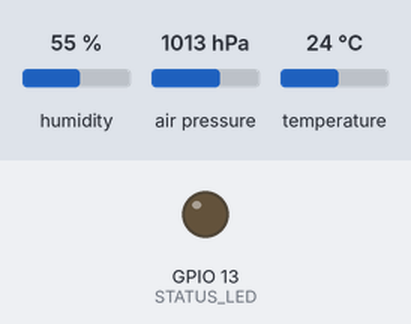
Recording of a sketch running on a simulated ESP32. Parts: output pins drawn as LEDs (lit = HIGH). Wiring (inferred from the names in the program): BME280 sensor at I2C address 0x76. The test bench sets the inputs (shaded band); at power-on: humidity 55 %, air pressure 1013 hPa, temperature 24 °C. WiFi joins after 1.5 s; servers stay silent unless stated; what the sketch prints to the serial monitor is not drawn.

Above: at 0.3 s.
At 1.6 s:
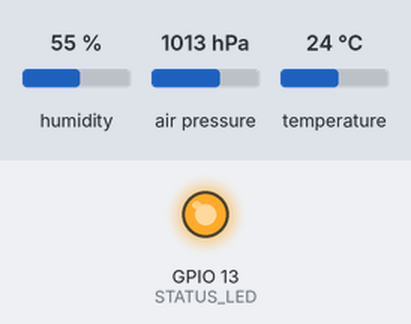
Timing chart, 0 to 3.1 s (numbered marks = the images above):
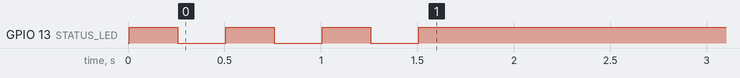

The sketch:

test.ino
```cpp
#include <Wire.h>
#include <WiFi.h>

#define BME280_ADDRESS 0x76
#define STATUS_LED 13

static const char* ssid     = "";
static const char* password = "";

static const char* server   = "api.thingspeak.com";
String apiKey = "";

WiFiClient client;

struct calibration_t{
uint16_t dig_T1;
 int16_t dig_T2;
 int16_t dig_T3;
uint16_t dig_P1;
 int16_t dig_P2;
 int16_t dig_P3;
 int16_t dig_P4;
 int16_t dig_P5;
 int16_t dig_P6;
 int16_t dig_P7;
 int16_t dig_P8;
 int16_t dig_P9;
 int8_t  dig_H1;
 int16_t dig_H2;
 int8_t  dig_H3;
 int16_t dig_H4;
 int16_t dig_H5;
 int8_t  dig_H6;
 signed long int t_fine;
};

struct rawData_t{
  unsigned long int humminity_raw,temperature_raw,pressure_raw;
};

struct calibration_t inits = {
  0,0,0,0,0,0,0,0,0,0,0,0,0,0,0,0,0,0,0
  };

struct rawData_t inits_rawData = {
  0,0,0
};

struct calibration_t* calibrations;
struct rawData_t* rawData;

void setup()
{
    uint8_t osrs_t = B010;             //Temperature oversampling x 2
    uint8_t osrs_p = B101;             //Pressure oversampling x 16
    uint8_t osrs_h = B001;             //Humidity oversampling x 1
    uint8_t mode = B11;               //Normal mode
    uint8_t t_sb = B000;               //Tstandby 0.5ms
    uint8_t filter = B100;             //Filter on
    uint8_t spi3w_en = 0;           //3-wire SPI Disable

    uint8_t ctrl_meas_reg = (osrs_t << 5) | (osrs_p << 2) | mode;
    uint8_t config_reg    = (t_sb << 5) | (filter << 2) | spi3w_en;
    uint8_t ctrl_hum_reg  = osrs_h;

    calibrations = &inits;
    rawData = &inits_rawData;

    Serial.begin(115200);
    pinMode(STATUS_LED, OUTPUT);
    Wire.begin(21,22);

    writeReg(0xF2,ctrl_hum_reg);
    writeReg(0xF4,ctrl_meas_reg);
    writeReg(0xF5,config_reg);

    readTrim(calibrations);                    //

  WiFi.begin(ssid, password) ;
  while (WiFi.status() != WL_CONNECTED){
    digitalWrite(STATUS_LED, HIGH);
    delay(250);
    digitalWrite(STATUS_LED, LOW);
    delay(250);
    Serial.print(WiFi.status());
  }
  Serial.println("\n\nWiFi connected.") ;
  digitalWrite(STATUS_LED, HIGH);
}


void loop()
{
    double temperature = 0.0, pressure = 0.0,humidity = 0.0;
    signed long int temp_cal;
    unsigned long int press_cal,hum_cal;

    readData(rawData);

    temp_cal = calibration_T(rawData->temperature_raw, calibrations);
    press_cal = calibration_P(rawData->pressure_raw, calibrations);
    hum_cal = calibration_H(rawData->humminity_raw, calibrations);
    temperature = (double)temp_cal / 100.0;
    pressure = (double)press_cal / 100.0;
    humidity = (double)hum_cal / 1024.0;
    Serial.print("TEMP : ");
    Serial.print(temperature);
    Serial.print(" DegC  PRESS : ");
    Serial.print(pressure);
    Serial.print(" hPa  HUM : ");
    Serial.print(humidity);
    Serial.println(" %");

    if (client.connect(server, 80)) {
    String postStr = apiKey ;
    postStr += "&field1=" + String(temperature);
    postStr += "&field2=" + String(humidity);
    postStr += "&field3=" + String(pressure);
    postStr += "\r\n\r\n" ;

    client.println("POST /update HTTP/1.1") ;
    client.println("Host: api.thingspeak.com") ;
    client.println("Connection: close") ;
    client.println("X-THINGSPEAKAPIKEY: " + apiKey) ;
    client.println("Content-Type: application/x-www-form-urlencoded") ;
    client.print("Content-Length: ") ;
    client.println(postStr.length()) ;
    client.println("") ;
    client.print(postStr) ;
  }
  client.stop();

  delay(30 * 1000);


    //delay(1000);
}
void readTrim(struct calibration_t* calibrations)
{
    uint8_t data[32],i=0;                      // Fix 2014/04/06
    Wire.beginTransmission(BME280_ADDRESS);
    Wire.write(0x88);
    Wire.endTransmission();
    Wire.requestFrom(BME280_ADDRESS,24);       // Fix 2014/04/06
    while(Wire.available()){
        data[i] = Wire.read();
        i++;
    }

    Wire.beginTransmission(BME280_ADDRESS);    // Add 2014/04/06
    Wire.write(0xA1);                          // Add 2014/04/06
    Wire.endTransmission();                    // Add 2014/04/06
    Wire.requestFrom(BME280_ADDRESS,1);        // Add 2014/04/06
    data[i] = Wire.read();                     // Add 2014/04/06
    i++;                                       // Add 2014/04/06

    Wire.beginTransmission(BME280_ADDRESS);
    Wire.write(0xE1);
    Wire.endTransmission();
    Wire.requestFrom(BME280_ADDRESS,7);        // Fix 2014/04/06
    while(Wire.available()){
        data[i] = Wire.read();
        i++;
    }
    calibrations->dig_T1 = (data[1] << 8) | data[0];
    calibrations->dig_T2 = (data[3] << 8) | data[2];
    calibrations->dig_T3 = (data[5] << 8) | data[4];
    calibrations->dig_P1 = (data[7] << 8) | data[6];
    calibrations->dig_P2 = (data[9] << 8) | data[8];
    calibrations->dig_P3 = (data[11]<< 8) | data[10];
    calibrations->dig_P4 = (data[13]<< 8) | data[12];
    calibrations->dig_P5 = (data[15]<< 8) | data[14];
    calibrations->dig_P6 = (data[17]<< 8) | data[16];
    calibrations->dig_P7 = (data[19]<< 8) | data[18];
    calibrations->dig_P8 = (data[21]<< 8) | data[20];
    calibrations->dig_P9 = (data[23]<< 8) | data[22];
    calibrations->dig_H1 = data[24];
    calibrations->dig_H2 = (data[26]<< 8) | data[25];
    calibrations->dig_H3 = data[27];
    calibrations->dig_H4 = (data[28]<< 4) | (0x0F & data[29]);
    calibrations->dig_H5 = (data[30] << 4) | ((data[29] >> 4) & 0x0F); // Fix 2014/04/06
    calibrations->dig_H6 = data[31];                                   // Fix 2014/04/06
}
void writeReg(uint8_t reg_address, uint8_t data)
{
    Wire.beginTransmission(BME280_ADDRESS);
    Wire.write(reg_address);
    Wire.write(data);
    Wire.endTransmission();
}


void readData(struct rawData_t* rawData)
{
    int i = 0;
    uint32_t data[8];
    Wire.beginTransmission(BME280_ADDRESS);
    Wire.write(0xF7);
    Wire.endTransmission();
    Wire.requestFrom(BME280_ADDRESS,8);
    while(Wire.available()){
        data[i] = Wire.read();
        i++;
    }
    rawData->pressure_raw = (data[0] << 12) | (data[1] << 4) | (data[2] >> 4);
    rawData->temperature_raw = (data[3] << 12) | (data[4] << 4) | (data[5] >> 4);
    rawData->humminity_raw  = (data[6] << 8) | data[7];
}


signed long int calibration_T(signed long int adc_T, struct calibration_t* trims)
{

    signed long int var1, var2, T;
    var1 = ((((adc_T >> 3) - ((signed long int)trims->dig_T1<<1))) * ((signed long int)trims->dig_T2)) >> 11;
    var2 = (((((adc_T >> 4) - ((signed long int)trims->dig_T1)) * ((adc_T>>4) - ((signed long int)trims->dig_T1))) >> 12) * ((signed long int)trims->dig_T3)) >> 14;

    trims->t_fine = var1 + var2;
    T = (trims->t_fine * 5 + 128) >> 8;
    return T;
}

unsigned long int calibration_P(signed long int adc_P, struct calibration_t* trims)
{
    signed long int var1, var2;
    unsigned long int P;
    var1 = (((signed long int)trims->t_fine)>>1) - (signed long int)64000;
    var2 = (((var1>>2) * (var1>>2)) >> 11) * ((signed long int)trims->dig_P6);
    var2 = var2 + ((var1*((signed long int)trims->dig_P5))<<1);
    var2 = (var2>>2)+(((signed long int)trims->dig_P4)<<16);
    var1 = (((trims->dig_P3 * (((var1>>2)*(var1>>2)) >> 13)) >>3) + ((((signed long int)trims->dig_P2) * var1)>>1))>>18;
    var1 = ((((32768+var1))*((signed long int)trims->dig_P1))>>15);
    if (var1 == 0)
    {
        return 0;
    }
    P = (((unsigned long int)(((signed long int)1048576)-adc_P)-(var2>>12)))*3125;
    if(P<0x80000000)
    {
       P = (P << 1) / ((unsigned long int) var1);
    }
    else
    {
        P = (P / (unsigned long int)var1) * 2;
    }
    var1 = (((signed long int)trims->dig_P9) * ((signed long int)(((P>>3) * (P>>3))>>13)))>>12;
    var2 = (((signed long int)(P>>2)) * ((signed long int)trims->dig_P8))>>13;
    P = (unsigned long int)((signed long int)P + ((var1 + var2 + trims->dig_P7) >> 4));
    return P;
}

unsigned long int calibration_H(signed long int adc_H, struct calibration_t* trims)
{
    signed long int v_x1;

    v_x1 = (trims->t_fine - ((signed long int)76800));
    v_x1 = (((((adc_H << 14) -(((signed long int)trims->dig_H4) << 20) - (((signed long int)trims->dig_H5) * v_x1)) +
              ((signed long int)16384)) >> 15) * (((((((v_x1 * ((signed long int)trims->dig_H6)) >> 10) *
              (((v_x1 * ((signed long int)trims->dig_H3)) >> 11) + ((signed long int) 32768))) >> 10) + (( signed long int)2097152)) *
              ((signed long int) trims->dig_H2) + 8192) >> 14));
   v_x1 = (v_x1 - (((((v_x1 >> 15) * (v_x1 >> 15)) >> 7) * ((signed long int)trims->dig_H1)) >> 4));
   v_x1 = (v_x1 < 0 ? 0 : v_x1);
   v_x1 = (v_x1 > 419430400 ? 419430400 : v_x1);
   return (unsigned long int)(v_x1 >> 12);
}
```
